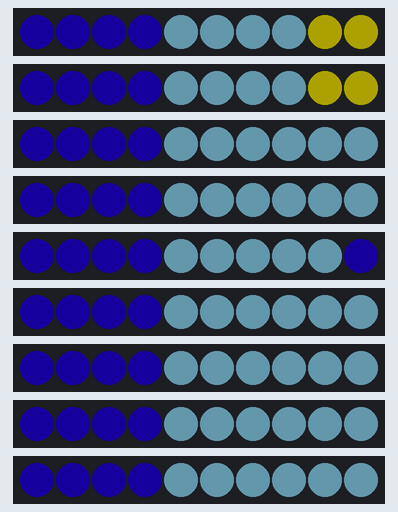
Simulated run of this sketch. Board: Arduino Uno, built with avr-gcc and run on an emulated ATmega328P. On the bench: 9 × 10 RGB LEDs in strip order, left to right. Dim RGB values are drawn brighter than linear; random numbers use the default seed unless the sketch sets one.

Above: at 3.05 s.
At 3.47 s:
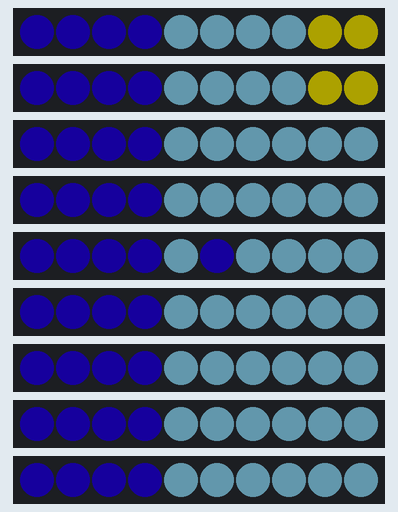
At 3.9 s:
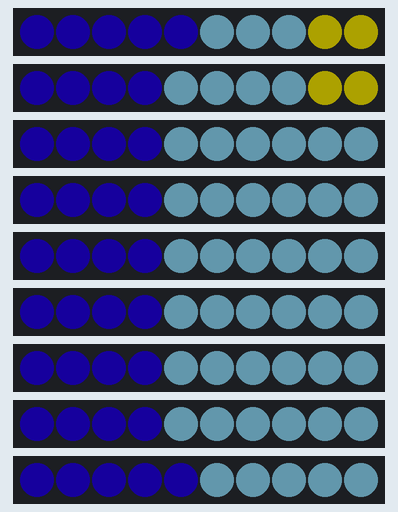

The sketch:

Ocean_Pattern.ino
```cpp
#include <FastLED.h>

#define LED_STRIP_1 2
#define LED_STRIP_2 3
#define LED_STRIP_3 4
#define LED_STRIP_4 5
#define LED_STRIP_5 6
#define LED_STRIP_6 7
#define LED_STRIP_7 8
#define LED_STRIP_8 9
#define LED_STRIP_9 10

#define NUM_STRIPS 9
#define NUM_LEDS 10
#define BRIGHTNESS 50
#define LED_TYPE    WS2812B
#define COLOR_ORDER GRB
CRGB leds[NUM_STRIPS][NUM_LEDS];

#define RAIN_WAIT 100
#define RAIN_FALL 100
#define RAIN_SPREAD 25

int oceanStart = 3;

int raindropY;
int raindropX;
boolean raindropFalling = false;

int spreadY;
int spreadXLeft;
int spreadXRight;
boolean raindropSpreadingLeft = false;
boolean raindropSpreadingRight = false;


void setup() {
  delay(3000); // power-up safety delay
  Serial.begin(9600);
  FastLED.addLeds<LED_TYPE, LED_STRIP_1, COLOR_ORDER>(leds[0], NUM_LEDS);
  FastLED.addLeds<LED_TYPE, LED_STRIP_2, COLOR_ORDER>(leds[1], NUM_LEDS);
  FastLED.addLeds<LED_TYPE, LED_STRIP_3, COLOR_ORDER>(leds[2], NUM_LEDS);
  FastLED.addLeds<LED_TYPE, LED_STRIP_4, COLOR_ORDER>(leds[3], NUM_LEDS);
  FastLED.addLeds<LED_TYPE, LED_STRIP_5, COLOR_ORDER>(leds[4], NUM_LEDS);
  FastLED.addLeds<LED_TYPE, LED_STRIP_6, COLOR_ORDER>(leds[5], NUM_LEDS);
  FastLED.addLeds<LED_TYPE, LED_STRIP_7, COLOR_ORDER>(leds[6], NUM_LEDS);
  FastLED.addLeds<LED_TYPE, LED_STRIP_8, COLOR_ORDER>(leds[7], NUM_LEDS);
  FastLED.addLeds<LED_TYPE, LED_STRIP_9, COLOR_ORDER>(leds[8], NUM_LEDS);

  FastLED.setBrightness(BRIGHTNESS);
}

void loop() {

  setBackground();

  if(!raindropFalling && !raindropSpreadingLeft && !raindropSpreadingRight){
    setRaindrop();
    raindropSpreadShow();
  }

  if(raindropFalling){
    showRaindrop();
    raindropFall();
  }

  if(raindropSpreadingLeft || raindropSpreadingRight){
    raindropSpread();
  }

  if(raindropY <= oceanStart && raindropFalling){
    raindropFalling = false;
    raindropSpreadSet();
  }

  raindropSpreadShow();

  FastLED.show();
  delay(100);
}

void setBackground(){
  for(int i = 0; i < NUM_STRIPS; i++){
    for(int j = 0; j < NUM_LEDS; j++){
      if(j <= oceanStart){
        leds[i][j].setRGB(22, 0, 148); //Ocean Colors
      }
      else {
        leds[i][j].setRGB(142, 220, 246); //Sky Colors
      }
    }
  }

  leds[0][NUM_LEDS - 1].setRGB(248, 232, 0); //Sun colors
  leds[0][NUM_LEDS - 2].setRGB(248, 232, 0);
  leds[1][NUM_LEDS - 1].setRGB(248, 232, 0);
  leds[1][NUM_LEDS - 2].setRGB(248, 232, 0);

}

void setRaindrop(){
  raindropY = NUM_LEDS - 1;
  raindropX = random(NUM_STRIPS);
  raindropFalling = true;
}

void showRaindrop(){
  leds[raindropX][raindropY].setRGB(22, 0, 148); //Ocean color
}

void raindropFall(){
  raindropY--;
}

void raindropSpreadSet(){
  spreadY = oceanStart + 1;
  spreadXLeft = raindropX + 1;
  spreadXRight = raindropX - 1;

  if(spreadXLeft <= NUM_STRIPS - 1){
    raindropSpreadingLeft = true;
  }
  if(spreadXRight >= 0){
    raindropSpreadingRight = true;
  }
}

void raindropSpread(){
  if(raindropSpreadingLeft){
    spreadXLeft++;
  }
  if(raindropSpreadingRight){
    spreadXRight--;
  }
  if(spreadXLeft > NUM_STRIPS){
    raindropSpreadingLeft = false;
  }
  if(spreadXRight < 0){
    raindropSpreadingRight = false;
  }
}

void raindropSpreadShow(){
  if(raindropSpreadingLeft){
    leds[spreadXLeft][spreadY].setRGB(22, 0, 148); //Ocean color
  }
  if(raindropSpreadingRight){
    leds[spreadXRight][spreadY].setRGB(22, 0, 148); //Ocean color
  }
}
```
